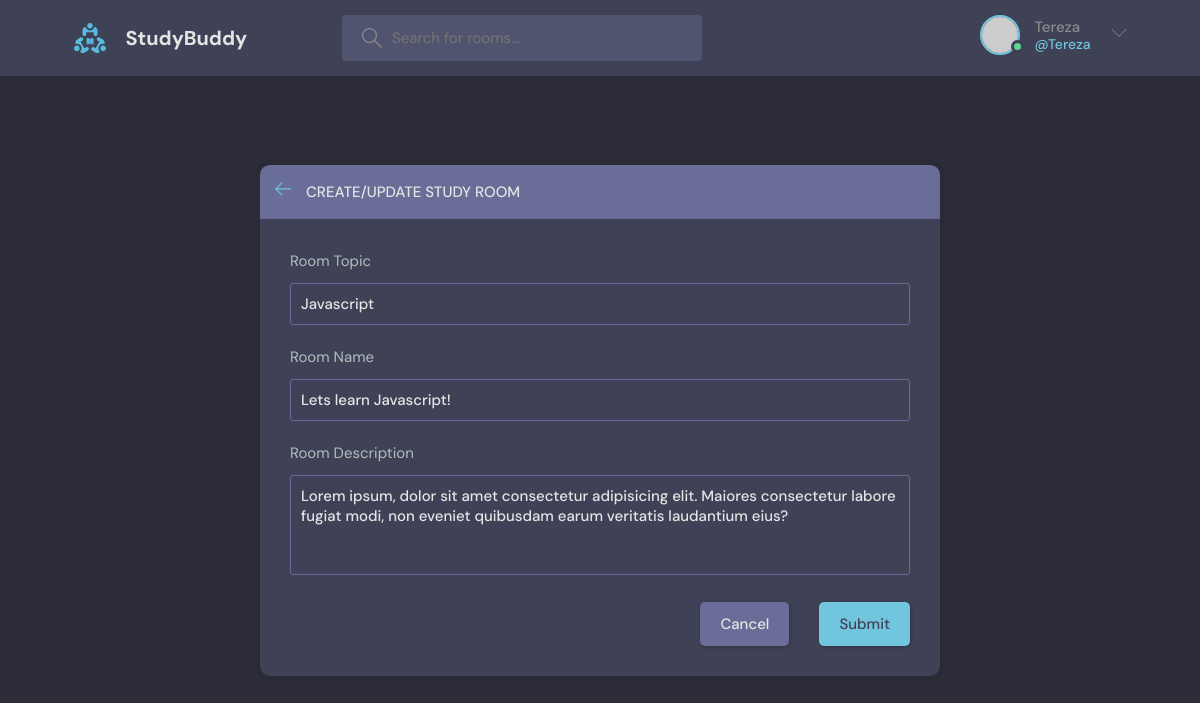
Screenshot of /update-room/1/ (signed in) with the database file from the repository.
### base/models.py (models this page shows, shortened)
class Room(models.Model):
    host = models.ForeignKey(User, on_delete=models.SET_NULL, null=True)
    topic = models.ForeignKey(Topic, on_delete=models.SET_NULL, null=True) # When the room is deleted, topic is set to null
    name = models.CharField(max_length=200)
    description = models.TextField(null=True, blank=True)
    participants = models.ManyToManyField(User, related_name='participants', blank=True)
    updated = models.DateTimeField(auto_now=True)
    created = models.DateTimeField(auto_now_add=True)
    class Meta:
        ordering = ['-updated', '-created']

class Topic(models.Model):
    name = models.CharField(max_length=200)

### base/views.py (the view, shortened to what this page needs)
# urls.py: path('update-room/<str:pk>/', views.updateRoom, name='UpdateRoom'),
@login_required(login_url='login')
def updateRoom(request, pk):
    room = Room.objects.get(id=pk)
    form = RoomForm(instance=room) # form prefilled with room value
    topics = Topic.objects.all()
    if request.user != room.host:
        return HttpResponse('You are not allowed here!')
    context = {'form':form, 'topics':topics, 'room':room}
    return render(request, 'base/room_form.html', context)

### base/forms.py
class RoomForm(ModelForm):
    class Meta:
        model = Room
        fields = '__all__' # creates a form based on a model (Room)
        exclude = ['host', 'participants']

### base/templates/base/room_form.html (shortened to what this page needs)
{% extends 'main.html' %}
{% block content %}
<main class="create-room layout">
  <div class="container">
    <div class="layout__box">
      <div class="layout__boxHeader">
        <div class="layout__boxTitle">
          <a href="{% url 'home' %}">
            <svg version="1.1" xmlns="http://www.w3.org/2000/svg" width="32" height="32" viewBox="0 0 32 32">
              <title>arrow-left</title>
              <path
                d="M13.723 2.286l-13.723 13.714 13.719 13.714 1.616-1.611-10.96-10.96h27.625v-2.286h-27.625l10.965-10.965-1.616-1.607z">
              </path>
            </svg>
          </a>
          <h3>Create/Update Study Room</h3>
        </div>
      </div>
      <div class="layout__body">
        <form class="form" action="" method="POST">
          <div class="form__group">
            <label form="room_topic">Room Topic</label>
            <input required type="text" value="{{room.topic.name}}" name="topic" list="topic-list"/>
          </div>
          <div class="form__group">
            <label for="room_name">Room Name</label>
            {{form.name}}
          </div>
          <div class="form__group">
            <label for="room_description">Room Description</label>
            {{form.description}}
          </div>
          <div class="form__action">
            <a class="btn btn--dark" href="{{request.META.HTTP_REFERER}}">Cancel</a>
            <button class="btn btn--main" type="submit">Submit</button>
          </div>
        </form>
      </div>
    </div>
  </div>
</main>
{% endblock content %}

### templates/navbar.html (shortened to what this page needs)
{% load static %}
<header class="header header--loggedIn">
    <div class="container">
        <a href="{% url 'home' %}" class="header__logo">
            <img src="{% static 'img/logo.svg' %}" />
            <h1>StudyBuddy</h1>
        </a>
        <form class="header__search" method="GET" action="{% url 'home' %}">
            <label>
                <input name="q" placeholder="Search for rooms..." />
            </label>
        </form>
        <nav class="header__menu">
            {% if request.user.is_authenticated %}
            <div class="header__user">
                <a href="{% url 'UpdateUser' %}">
                    <div class="avatar avatar--medium active">
                    <img src="https://randomuser.me/api/portraits/men/37.jpg" />
                    </div>
                    <p>{{request.user.username}} <span>@{{request.user.username}}</span></p>
                </a>
                <button class="dropdown-button">
                    <svg version="1.1" xmlns="http://www.w3.org/2000/svg" width="32" height="32" viewBox="0 0 32 32">
                        <title>chevron-down</title>
                        <path d="M16 21l-13-13h-3l16 16 16-16h-3l-13 13z"></path>
                    </svg>
                </button>
            </div>
            {% else %}
            <a href="{% url 'login' %}">
                <img src="{% static 'img/avatar.svg' %}" />
                <p>Login</p>
                </a>
            {% endif %}
        </nav>
    </div>
</header>

### rows the page displays
Room: topic "Javascript", name "Lets learn Javascript!", description "Lorem ipsum, dolor sit amet consectetur adipisicing elit. Maiores consectetur labore fugiat modi, non eveniet quibusdam earum veritatis laudantium eius?"

### other values shown
{{ request.user.username }} "Tereza"
